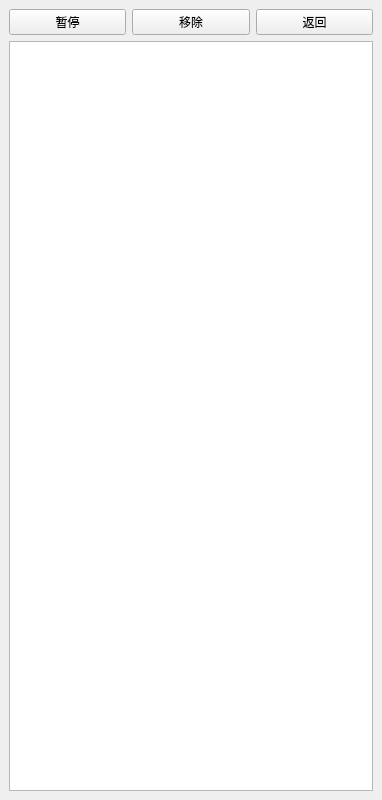
<?xml version="1.0" encoding="UTF-8"?>
<ui version="4.0">
 <class>MainWindow</class>
 <widget class="QMainWindow" name="MainWindow">
  <property name="geometry">
   <rect>
    <x>0</x>
    <y>0</y>
    <width>382</width>
    <height>800</height>
   </rect>
  </property>
  <property name="windowTitle">
   <string>小窗</string>
  </property>
  <property name="windowIcon">
   <iconset>
    <normaloff>icon.ico</normaloff>icon.ico</iconset>
  </property>
  <property name="styleSheet">
   <string notr="true">font: 25 11pt &quot;微软雅黑 Light&quot;;</string>
  </property>
  <widget class="QWidget" name="centralwidget">
   <layout class="QHBoxLayout" name="horizontalLayout">
    <item>
     <layout class="QVBoxLayout" name="verticalLayout">
      <item>
       <layout class="QHBoxLayout" name="horizontalLayout_2">
        <item>
         <widget class="QPushButton" name="pushButton">
          <property name="text">
           <string>暂停</string>
          </property>
         </widget>
        </item>
        <item>
         <widget class="QPushButton" name="pushButton_2">
          <property name="text">
           <string>移除</string>
          </property>
         </widget>
        </item>
        <item>
         <widget class="QPushButton" name="pushButton_3">
          <property name="text">
           <string>返回</string>
          </property>
         </widget>
        </item>
       </layout>
      </item>
      <item>
       <widget class="QTableWidget" name="tableWidget">
        <property name="showGrid">
         <bool>true</bool>
        </property>
        <attribute name="horizontalHeaderVisible">
         <bool>false</bool>
        </attribute>
        <attribute name="verticalHeaderVisible">
         <bool>false</bool>
        </attribute>
       </widget>
      </item>
     </layout>
    </item>
   </layout>
  </widget>
 </widget>
 <resources/>
 <connections/>
</ui>
